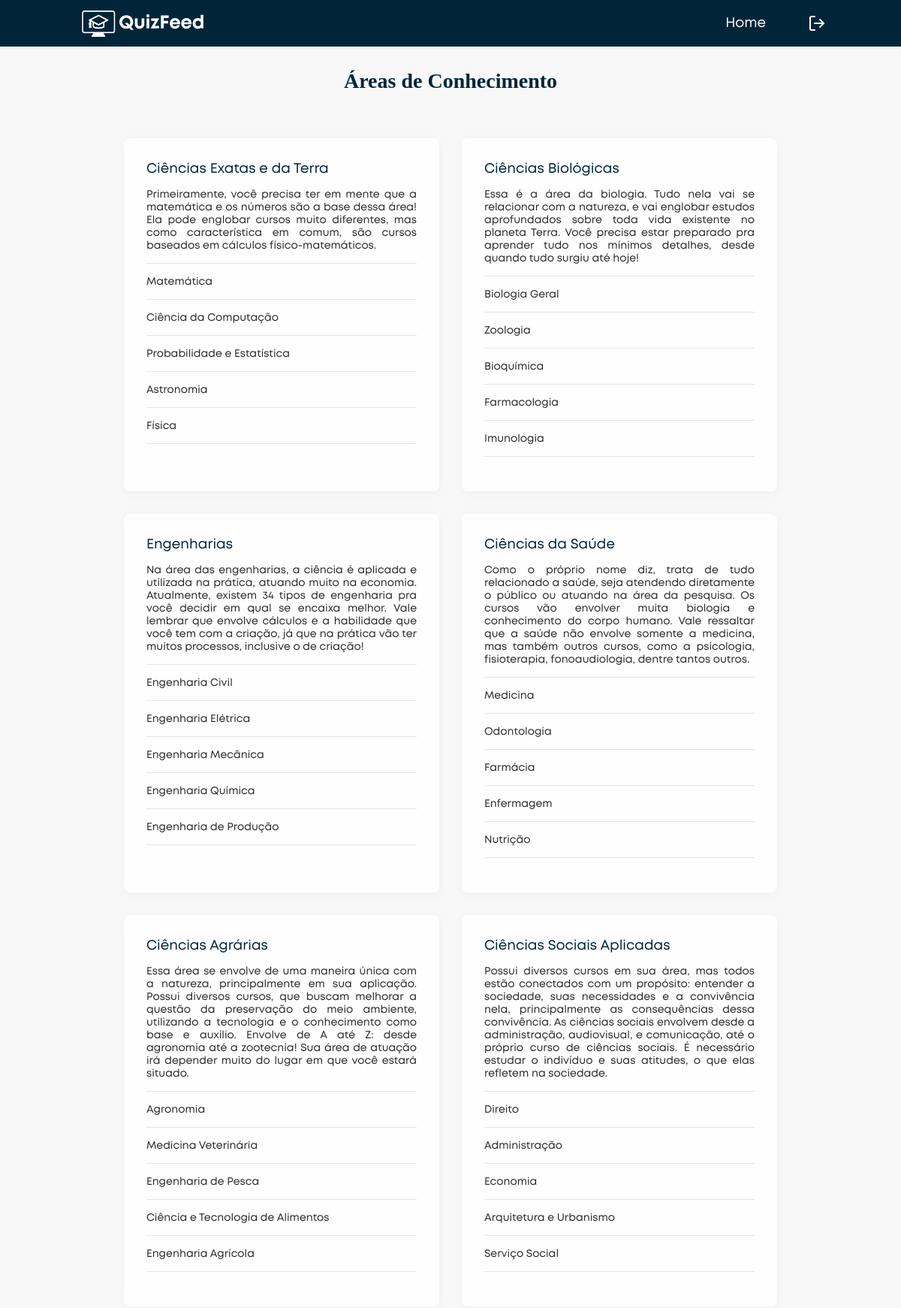
Screenshot of /areas.php (signed in, upper part) with the database file from the repository.
### tables this page shows
CREATE TABLE IF NOT EXISTS `area` (
  `id_area` int(11) NOT NULL AUTO_INCREMENT,
  `nome` varchar(50) NOT NULL,
  `descricao` longtext NOT NULL,
  PRIMARY KEY (`id_area`)
);

CREATE TABLE IF NOT EXISTS `curso` (
  `id_curso` int(11) NOT NULL AUTO_INCREMENT,
  `nome` varchar(100) NOT NULL,
  `cod_area` int(11) NOT NULL,
  PRIMARY KEY (`id_curso`),
  KEY `cod_area` (`cod_area`)
);

### areas.php (the view, shortened to what this page needs)
<!DOCTYPE html>
<html lang="pt-br">
<head>
    <?php include './inc/head.inc'; ?>
    <link rel="stylesheet" href="./style/areas.css">
</head>
<body>
    <?php
        if(!empty($_SESSION)){
            include './inc/menu.inc';
        }
    ?>
    <main>
        <h1>Áreas de Conhecimento</h1>
        <div class="areas">
            <?php
			include "inc/conexao.php";
				$select = 'SELECT *FROM area';
				$resultado = mysqli_query($conexao,$select);
                while($linha=mysqli_fetch_assoc($resultado)){
					$selectCursos = 'SELECT * FROM curso WHERE cod_area = '.$linha["id_area"].'';
					$resultadoCursos = mysqli_query($conexao,$selectCursos);
                    echo '
                        <div class="card">
                            <div class="card-content">
                                <h5>'.$linha["nome"].'</h5>
                                <p>
                                    '.$linha["descricao"].'
                                </p>
                                <div class="cursos">
								<span class="separador"></span>';
								while ($linhaCursos=mysqli_fetch_assoc($resultadoCursos)){
									echo '<p>'.$linhaCursos["nome"].'</p>
                                    <span class="separador"></span>';
								}
								echo '
                                </div>
                            </div>
                        </div>
                    ';
                }
            ?>
            </div>
    </main>
</body>
</html>

### style/main.css (style rules this page uses)
:root { --azul: #002539; --laranja: #ed7201; --area-main: calc(100vh - 143px); --border-color: #e5e5e5; }
html { font-size: 14px; }
* { box-sizing: border-box; font-family: "Mont"; }
body { margin: 0; padding: 0; background: #f8f8f8; color: #29292e; }
main { max-width: 800px; }
* { scrollbar-width: thin; }

### style/areas.css (style rules this page uses)
main { display: flex; flex-direction: column; justify-content: flex-start; align-items: center; text-align: center; margin: auto; min-height: var(--area-main); max-width: 1500px; }
h1 { text-align: center; font-size: 2rem; color: var(--azul); margin: 30px auto; font-family: 'Mont-SemiBold'; }
.areas { display: flex; justify-content: center; flex-wrap: wrap; margin: auto; padding-top: 15px; }
.areas .card { display: flex; flex-direction: column; align-items: center; width: 35%; min-width: 350px; margin: 15px; background: #fefefe; border-radius: 8px; border: none; box-shadow: 0px 2px 12px rgba(0, 0, 0, 0.04); }
.areas .card h5 { font-weight: bold; font-size: 1.3rem; text-align: justify; color: var(--azul); margin: 0; }
.areas .card p { font-size: 1rem; text-align: justify; }
.areas .card .card-content { text-align: center; height: 100%; padding: 30px; }
.areas .card .separador { display: block; height: 1px; width: 100%; margin-bottom: 16px; background: var(--border-color); }

### rows the page displays
area: nome "Ciências Exatas e da Terra", descricao "Primeiramente, você precisa ter em mente que a matemática e os números são a base dessa área! Ela pode englobar cursos muito diferentes, mas como característica em comum, são cursos baseados em cálculos físico-matemáticos."
curso: nome "Matemática"
curso: nome "Ciência da Computação"
curso: nome "Probabilidade e Estatística"
curso: nome "Astronomia"
curso: nome "Física"
area: nome "Ciências Biológicas", descricao "Essa é a área da biologia. Tudo nela vai se relacionar com a natureza, e vai englobar estudos aprofundados sobre toda vida existente no planeta Terra. Você precisa estar preparado pra aprender tudo nos mínimos detalhes, desde quando tudo surgiu até hoje!"
curso: nome "Biologia Geral"
curso: nome "Zoologia"
curso: nome "Bioquímica"
curso: nome "Farmacologia"
curso: nome "Imunologia"
area: nome "Engenharias", descricao "Na área das engenharias, a ciência é aplicada e utilizada na prática, atuando muito na economia. Atualmente, existem 34 tipos de engenharia pra você decidir em qual se encaixa melhor. Vale lembrar que envolve cálculos e a habilidade que você tem com a criação, já que na prática vão ter muitos processos, inclusive o de criação!"
curso: nome "Engenharia Civil"
curso: nome "Engenharia Elétrica"
curso: nome "Engenharia Mecânica"
curso: nome "Engenharia Química"
curso: nome "Engenharia de Produção"
area: nome "Ciências da Saúde", descricao "Como o próprio nome diz, trata de tudo relacionado a saúde, seja atendendo diretamente o público ou atuando na área da pesquisa. Os cursos vão envolver muita biologia e conhecimento do corpo humano. Vale ressaltar que a saúde não envolve somente a medicina, mas também outros cursos, como a psicologia, fisioterapia, fonoaudiologia, dentre tantos outros."
curso: nome "Medicina"
curso: nome "Odontologia"
curso: nome "Farmácia"
curso: nome "Enfermagem"
curso: nome "Nutrição"
area: nome "Ciências Agrárias", descricao "Essa área se envolve de uma maneira única com a natureza, principalmente em sua aplicação. Possui diversos cursos, que buscam melhorar a questão da preservação do meio ambiente, utilizando a tecnologia e o conhecimento como base e auxílio. Envolve de A até Z: desde agronomia até a zootecnia! Sua área de atuação irá depender muito do lugar em que você estará situado."
curso: nome "Agronomia"
curso: nome "Medicina Veterinária"
curso: nome "Engenharia de Pesca"
curso: nome "Ciência e Tecnologia de Alimentos"
curso: nome "Engenharia Agrícola"
area: nome "Ciências Sociais Aplicadas", descricao "Possui diversos cursos em sua área, mas todos estão conectados com um propósito: entender a sociedade, suas necessidades e a convivência nela, principalmente as consequências dessa convivência. As ciências sociais envolvem desde a administração, audiovisual, e comunicação, até o próprio curso de ciências sociais. É necessário estudar o indivíduo e suas atitudes, o que elas refletem na sociedade."
curso: nome "Direito"
curso: nome "Administração"
curso: nome "Economia"
curso: nome "Arquitetura e Urbanismo"
curso: nome "Serviço Social"
